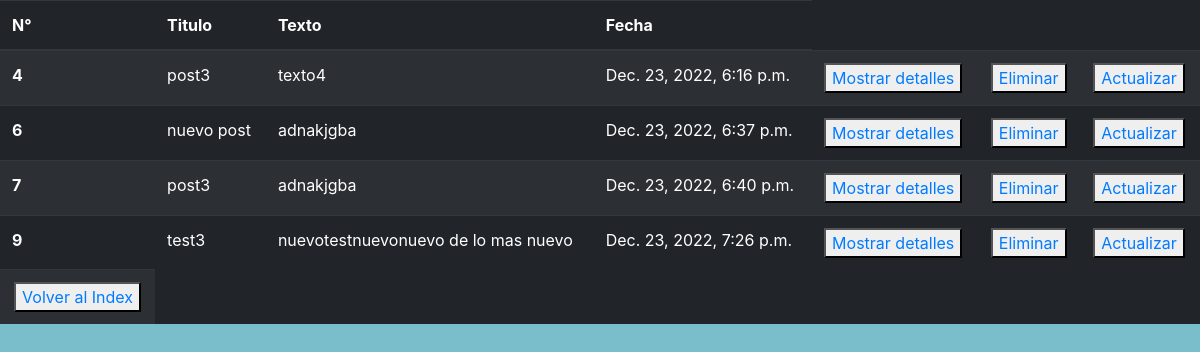
Screenshot of /mostrarpost/ with the database file from the repository.
### AppUsuario/models.py (models this page shows, shortened)
class Posteo(models.Model):
    titulo = models.CharField(max_length=90)
    subtitulo = models.CharField(max_length=90)
    texto = models.CharField(max_length=254)
    nombre= models.CharField(max_length=90)
    email= models.CharField(max_length=50)
    fecha = models.DateTimeField(auto_now_add=True)

### AppUsuario/views.py (the view)
# urls.py: path('mostrarpost/', views.PosteoList.as_view(), name='mostrarpost'),
class PosteoList(ListView):
    model = Posteo
    template_name = 'mostrar_post.html'

### AppUsuario/templates/mostrar_post.html (shortened to what this page needs)
{% extends 'base.html' %}
{% load static %}
{% block codigoDinamico %}
        <table class="table table-dark table-striped">
            <thead>
                <tr>
                    <th scope="col">N°</th>
                    <th scope="col">Titulo</th>
                    <th scope="col">Texto</th>
                    <th scope="col">Fecha</th>
                </tr>
            </thead>
            <tbody>
                {% for post in object_list %}
                    <tr>
                        <th scope="row">{{post.id}}</th>
                        <td>{{post.titulo}}</td>
                        <td>{{post.texto}}</td>
                        <td>{{post.fecha}}</td>
                        <td>
                            <button>
                                <a href="{% url 'Detail' post.id %}">Mostrar detalles</a>
                            </button>
                        </td>
                        <td>
                            <button>
                                <a href="{% url 'Eliminar' post.id %}">Eliminar</a>
                            </button>
                        </td>
                        <td>
                            <button>
                                <a href="{% url 'Actualizar' post.id %}">Actualizar</a>
                            </button>
                        </td>
                    </tr>
                {% endfor %}
                <td>
                    <div class="d-flex justify-content-center h-100">
                        <button>
                            <a href="{% url 'index' %}">Volver al Index</a>
                        </button>
                    </div>
                </td>
            </tbody>
        </table>
{% endblock %}

### AppUsuario/templates/base.html (style rules this page uses)
body, html { margin: 0; padding: 0; height: 100%; background: #7abecc !important; }

### rows the page displays
Posteo: id "4", titulo "post3", texto "texto4", fecha "Dec. 23, 2022, 6:16 p.m."
Posteo: id "6", titulo "nuevo post", texto "adnakjgba", fecha "Dec. 23, 2022, 6:37 p.m."
Posteo: id "7", titulo "post3", texto "adnakjgba", fecha "Dec. 23, 2022, 6:40 p.m."
Posteo: id "9", titulo "test3", texto "nuevotestnuevonuevo de lo mas nuevo", fecha "Dec. 23, 2022, 7:26 p.m."
